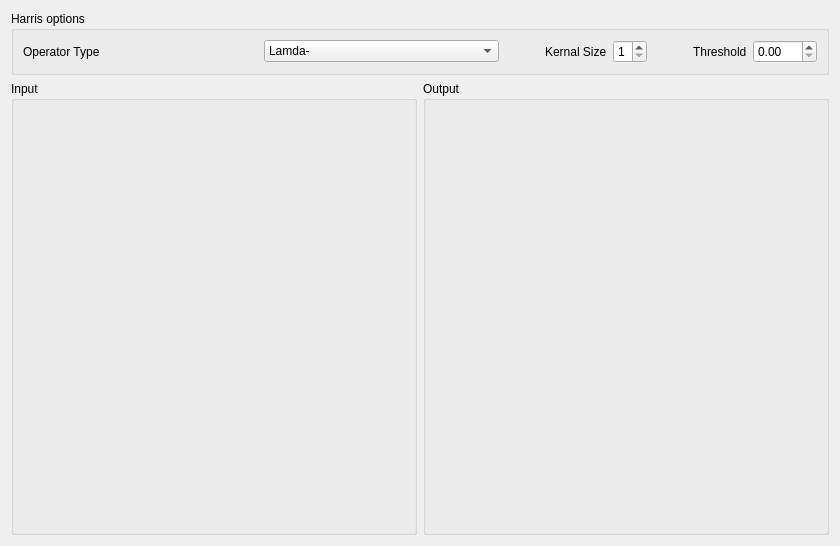
<?xml version="1.0" encoding="UTF-8"?>
<ui version="4.0">
 <class>Page6</class>
 <widget class="QWidget" name="Page6">
  <property name="geometry">
   <rect>
    <x>0</x>
    <y>0</y>
    <width>840</width>
    <height>546</height>
   </rect>
  </property>
  <property name="windowTitle">
   <string>Form</string>
  </property>
  <layout class="QGridLayout" name="gridLayout">
   <property name="sizeConstraint">
    <enum>QLayout::SetDefaultConstraint</enum>
   </property>
   <item row="1" column="1">
    <widget class="QGroupBox" name="groupBox_2">
     <property name="title">
      <string>Output</string>
     </property>
     <layout class="QVBoxLayout" name="verticalLayout">
      <item>
       <widget class="QLabel" name="output_label">
        <property name="text">
         <string/>
        </property>
       </widget>
      </item>
     </layout>
    </widget>
   </item>
   <item row="1" column="0">
    <widget class="QGroupBox" name="groupBox">
     <property name="title">
      <string>Input</string>
     </property>
     <layout class="QHBoxLayout" name="horizontalLayout_2">
      <item>
       <widget class="Clickable" name="input_label">
        <property name="text">
         <string/>
        </property>
       </widget>
      </item>
     </layout>
    </widget>
   </item>
   <item row="0" column="0" colspan="2">
    <widget class="QGroupBox" name="groupBox_3">
     <property name="sizePolicy">
      <sizepolicy hsizetype="Preferred" vsizetype="Fixed">
       <horstretch>0</horstretch>
       <verstretch>0</verstretch>
      </sizepolicy>
     </property>
     <property name="title">
      <string>Harris options</string>
     </property>
     <layout class="QHBoxLayout" name="horizontalLayout">
      <item>
       <widget class="QLabel" name="label_3">
        <property name="text">
         <string>Operator Type</string>
        </property>
       </widget>
      </item>
      <item>
       <widget class="QComboBox" name="comboBox">
        <item>
         <property name="text">
          <string>Lamda-</string>
         </property>
        </item>
        <item>
         <property name="text">
          <string>Harris</string>
         </property>
        </item>
       </widget>
      </item>
      <item>
       <spacer name="horizontalSpacer_2">
        <property name="orientation">
         <enum>Qt::Horizontal</enum>
        </property>
        <property name="sizeType">
         <enum>QSizePolicy::Preferred</enum>
        </property>
        <property name="sizeHint" stdset="0">
         <size>
          <width>40</width>
          <height>20</height>
         </size>
        </property>
       </spacer>
      </item>
      <item>
       <widget class="QLabel" name="label">
        <property name="sizePolicy">
         <sizepolicy hsizetype="Maximum" vsizetype="Preferred">
          <horstretch>0</horstretch>
          <verstretch>0</verstretch>
         </sizepolicy>
        </property>
        <property name="text">
         <string>Kernal Size</string>
        </property>
       </widget>
      </item>
      <item>
       <widget class="QSpinBox" name="ksize">
        <property name="sizePolicy">
         <sizepolicy hsizetype="Maximum" vsizetype="Fixed">
          <horstretch>0</horstretch>
          <verstretch>0</verstretch>
         </sizepolicy>
        </property>
        <property name="minimum">
         <number>1</number>
        </property>
        <property name="maximum">
         <number>5</number>
        </property>
        <property name="singleStep">
         <number>2</number>
        </property>
        <property name="stepType">
         <enum>QAbstractSpinBox::DefaultStepType</enum>
        </property>
       </widget>
      </item>
      <item>
       <spacer name="horizontalSpacer">
        <property name="orientation">
         <enum>Qt::Horizontal</enum>
        </property>
        <property name="sizeType">
         <enum>QSizePolicy::Preferred</enum>
        </property>
        <property name="sizeHint" stdset="0">
         <size>
          <width>40</width>
          <height>20</height>
         </size>
        </property>
       </spacer>
      </item>
      <item>
       <widget class="QLabel" name="label_2">
        <property name="sizePolicy">
         <sizepolicy hsizetype="Maximum" vsizetype="Preferred">
          <horstretch>0</horstretch>
          <verstretch>0</verstretch>
         </sizepolicy>
        </property>
        <property name="text">
         <string>Threshold</string>
        </property>
       </widget>
      </item>
      <item>
       <widget class="QDoubleSpinBox" name="threshold">
        <property name="sizePolicy">
         <sizepolicy hsizetype="Maximum" vsizetype="Fixed">
          <horstretch>0</horstretch>
          <verstretch>0</verstretch>
         </sizepolicy>
        </property>
        <property name="maximum">
         <double>500.000000000000000</double>
        </property>
       </widget>
      </item>
     </layout>
    </widget>
   </item>
  </layout>
 </widget>
 <customwidgets>
  <customwidget>
   <class>Clickable</class>
   <extends>QLabel</extends>
   <header location="global">utilities/clickable.h</header>
   <slots>
    <signal>clicked()</signal>
   </slots>
  </customwidget>
 </customwidgets>
 <resources/>
 <connections/>
</ui>
